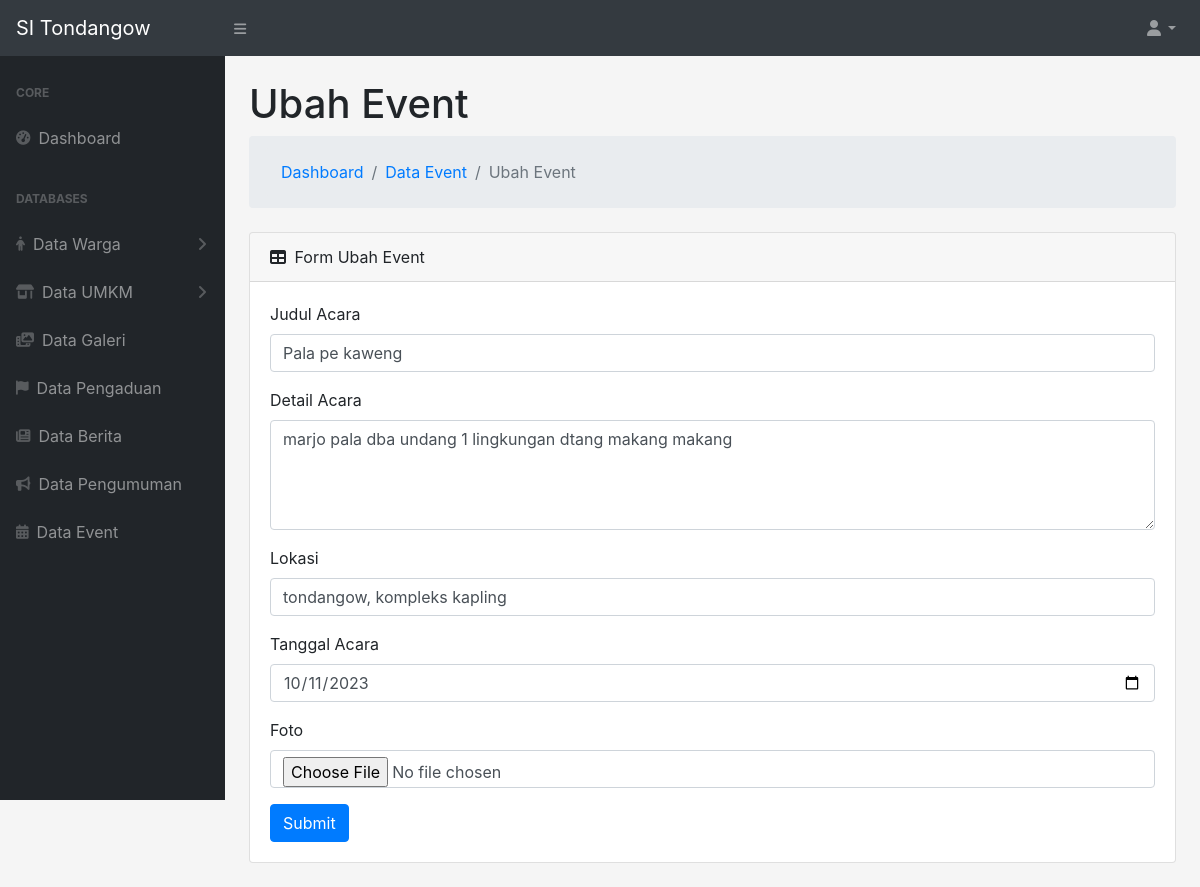
The page /models/ubahEvent.php?id=5 on the database its author committed.
### tables this page shows
CREATE TABLE `event` (
  `id` int(11) NOT NULL,
  `judul_acara` varchar(255) NOT NULL,
  `detail_acara` text NOT NULL,
  `lokasi` varchar(255) NOT NULL,
  `tanggal_acara` date NOT NULL,
  `gambar` varchar(255) NOT NULL
);

### functions/general.php (called while the page is built, shortened)
<?php
require_once 'dbconnect.php';
function query($query)
{
    global $dbconnect;
    $result = mysqli_query($dbconnect, $query);
    $rows = [];
    while ($row = mysqli_fetch_assoc($result)) {
        $rows[] = $row;
    }
    return $rows;
}
?>

### models/ubahEvent.php (the view, shortened to what this page needs)
<?php
include '../templates/header.php';
$pageName = 'Ubah Event';
$getId = $_GET['id'];
$queryEvent = query("SELECT * FROM `event` WHERE id='$getId'")[0];
?>
<div id="layoutSidenav_content">
    <main>
        <div class="container-fluid">
            <h1 class="mt-4"><?= $pageName ?></h1>
            <ol class="breadcrumb mb-4">
                <ol class="breadcrumb mb-0">
                    <li class="breadcrumb-item"><a href="../index.php">Dashboard</a></li>
                    <li class="breadcrumb-item"><a href="../controllers/dataEvent.php">Data Event</a></li>
                    <li class="breadcrumb-item active"><?= $pageName ?></li>
                </ol>
            </ol>
            <div class="card mb-4">
                <div class="card-header">
                    <div>
                        <i class="fas fa-table mr-1 position-relative"></i>
                        Form <?= $pageName ?>
                    </div>
                </div>
                <div class="card-body">
                    <form name="form" id="form" action="#" method="post" enctype="multipart/form-data">
                        <div class="form-group">
                            <label for="judul_acara">Judul Acara</label>
                            <input name="judul_acara" id="judul_acara" value="<?= $queryEvent['judul_acara'] ?>" autocomplete="off" type="text" class="form-control" placeholder="..." required>
                        </div>
                        <div class="form-group">
                            <label for="detail_acara">Detail Acara</label>
                            <textarea cols="4" rows="4" form="form" name="detail_acara" id="detail_acara" autocomplete="off" type="text" class="form-control" placeholder required><?= $queryEvent['detail_acara'] ?></textarea>
                        </div>
                        <div class="form-group">
                            <label for="lokasi">Lokasi</label>
                            <input name="lokasi" id="lokasi" value="<?= $queryEvent['lokasi'] ?>" autocomplete="off" type="text" class="form-control" placeholder="..." required>
                        </div>
                        <div class="form-group">
                            <label for="tanggal_acara">Tanggal Acara</label>
                            <input name="tanggal_acara" id="tanggal_acara" value="<?= $queryEvent['tanggal_acara'] ?>" autocomplete="off" type="date" class="form-control" placeholder="..." required>
                        </div>
                        <div class="mb-3">
                            <label for="namaFile" class="form-label">Foto</label>
                            <input id="namaFile" name="namaFile" class="form-control" type="file">
                        </div>
                        <button name="submit" id="submit" type="submit" class="btn btn-primary">Submit</button>
                    </form>
                </div>
            </div>
        </div>
    </main>
</div>
</div>
<?php include '../templates/footer.php'; ?>

### rows shown on the page
event: judul_acara "Pala pe kaweng", detail_acara "marjo pala dba undang 1 lingkungan dtang makang makang", lokasi "tondangow, kompleks kapling", tanggal_acara "10/11/2023"

### other values the page prints
$pageName "Ubah Event"
